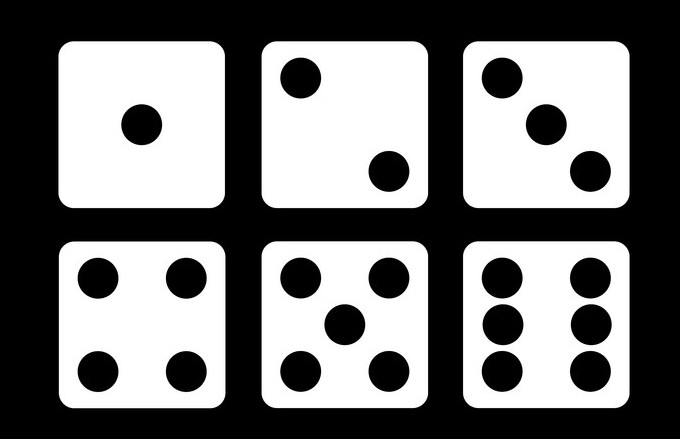
#> input picture images/dice_top_view.jpg, 680 x 439 px
$ jupyter execute 04-object-detection-part-4-contour-detection.ipynb   (shell and % lines are left out)   (older library calls are emulated)
#> lines starting #> are read from the running program, lines starting #| are printed output that depends on the picture; after the words box and inside, x2 and y2 are one past the last pixel; in counts of white or black regions, pixels touching at a corner belong together
# Contour Detection

* Q - what is a contour ?
* A - a curve joining all the continuous points (along the boundary), having same color or intensity

* Q - what is it good for ?
* A - The contours are a useful tool for shape analysis and object detection and recognition

[cell 1]
import cv2
import numpy as np
import matplotlib.pyplot as plt

[cell 2]
def load_img(option):
    ret_img = np.zeros((440,680), np.uint8)
    rect = np.ones((240,480), np.uint8)* 255
    ret_img[100:340, 100:580] = rect
    rect2 = np.zeros((100,100), np.uint8)
    rect3 = np.ones((30,30), np.uint8) * 255
    if option > 0:
        ret_img[170:270, 290:390] = rect2
    if option > 1:
        ret_img[140:240, 140:240] = rect2
    if option > 2:
        ret_img[200:300, 440:540] = rect2
    if option > 3:
        ret_img[10:40, 10:40] = rect3
        ret_img[205:235, 325:355] = rect3
    return ret_img

[cell 3]
img = load_img(0)

[cell 4]
plt.imshow(img,cmap='gray')
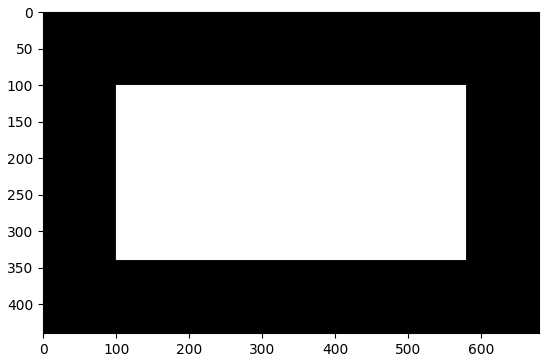
#> figure drawn by matplotlib, 1 panel

**findContours**
The function retrieves contours from an image

Returned values:
    * image: same image as first parameter
    * contours: a list of contours
    * hierarchy: a numpy.ndarray contains the hierarchy of countours (based on the retrieve method)

Parameters:
    * image to scan
    * retrieve method:
      - cv2.RETR_EXTERNAL:Only extracts external contours
      - cv2.RETR_CCOMP: Extracts both internal and external contours organized in a two-level hierarchy
      - cv2.RETR_TREE: Extracts both internal and external contours organized in a  tree graph
      - cv2.RETR_LIST: Extracts all contours without any internal/external relationship
    * Contour Approximation Method:
      - cv.CHAIN_APPROX_NONE: all the boundary points are stored
      - cv.CHAIN_APPROX_SIMPLE: compresses horizontal, vertical, and diagonal segments and leaves only their end points. For example, an up-right rectangular contour is encoded with 4 points


For more details read: <BR>
https://docs.opencv.org/3.1.0/d4/d73/tutorial_py_contours_begin.html <BR>
https://docs.opencv.org/3.4/d9/d8b/tutorial_py_contours_hierarchy.html

[cell 5]
img, contours, hierarchy = cv2.findContours(img, cv2.RETR_TREE, cv2.CHAIN_APPROX_SIMPLE)

[cell 6]
type(contours)

[cell 7]
len(contours)

[cell 8]
contours

**findContours**

This function draws the contours,  It can also be used to draw any shape provided you have its boundary points

Returned value: None

Parameters:
    * Image to draw on
    * Contours list
    * Index of contour to draw (To draw all contours, pass -1)
    * color (please note we usually draw contours on acolor image)
    * thickness (-1 = fill shape)

[cell 9]
img_color = cv2.cvtColor(img, cv2.COLOR_GRAY2RGB)
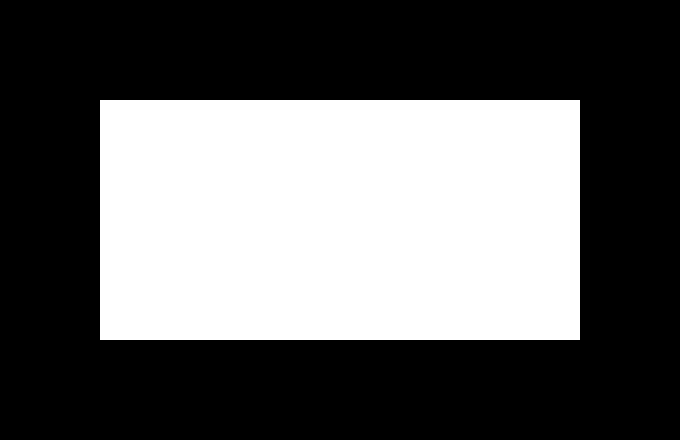
#> img_color: shape (440, 680, 3); 38.5% white; 1 white region, box (x1, y1, x2, y2) and area: (100, 100, 580, 340) 115200
output = cv2.drawContours(img_color, contours, -1, (255,0,0), 4)

[cell 10]
plt.imshow(img_color)

[cell 11]
hierarchy

[cell 12]
img1 = load_img(1)
plt.imshow(img1,cmap='gray')
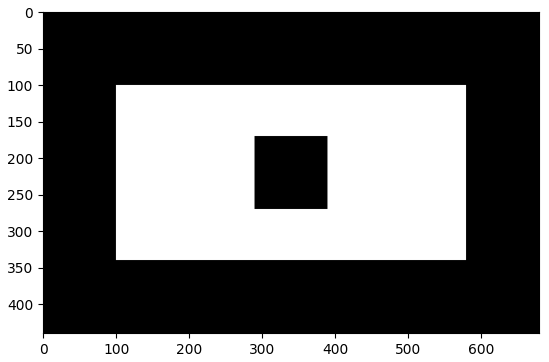
#> figure drawn by matplotlib, 1 panel

[cell 13]
img1, contours, hierarchy = cv2.findContours(img1, cv2.RETR_TREE, cv2.CHAIN_APPROX_SIMPLE)

[cell 14]
contours

[cell 15]
hierarchy

[cell 16]
img1_color = cv2.cvtColor(img1, cv2.COLOR_GRAY2RGB)
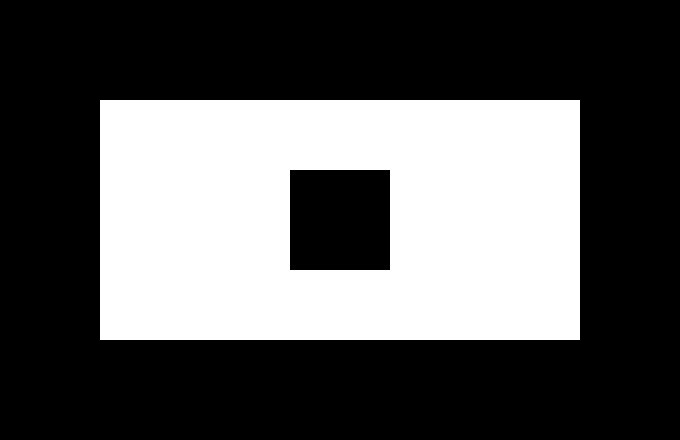
#> img1_color: shape (440, 680, 3); 35.2% white; 1 white region, box (x1, y1, x2, y2) and area: (100, 100, 580, 340) 105200
output = cv2.drawContours(img1_color, contours, -1, (255,0,0), 4)
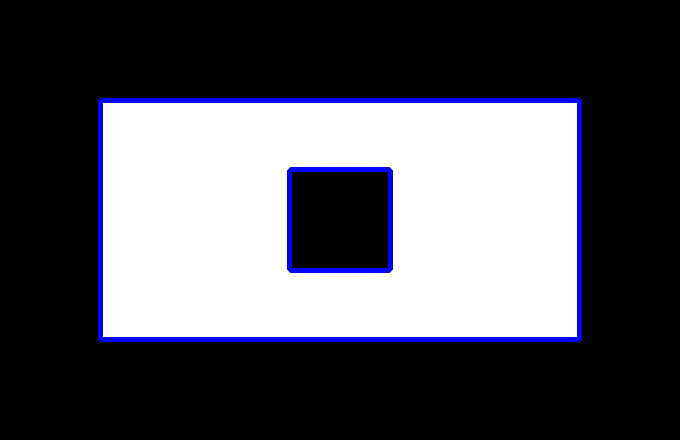
#> output: shape (440, 680, 3); mean B, G, R 92.8, 85, 85
plt.imshow(img1_color)

## More complicated

[cell 17]
img3 = load_img(3)
plt.imshow(img3,cmap='gray')
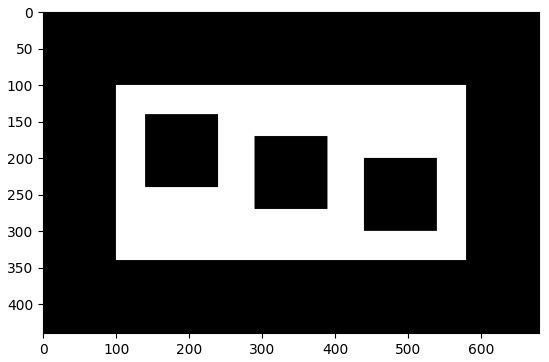
#> figure drawn by matplotlib, 1 panel

[cell 18]
img3, contours, hierarchy = cv2.findContours(img3, cv2.RETR_TREE, cv2.CHAIN_APPROX_SIMPLE)

[cell 19]
contours

[cell 20]
hierarchy

[cell 21]
img3_color = cv2.cvtColor(img3, cv2.COLOR_GRAY2RGB)
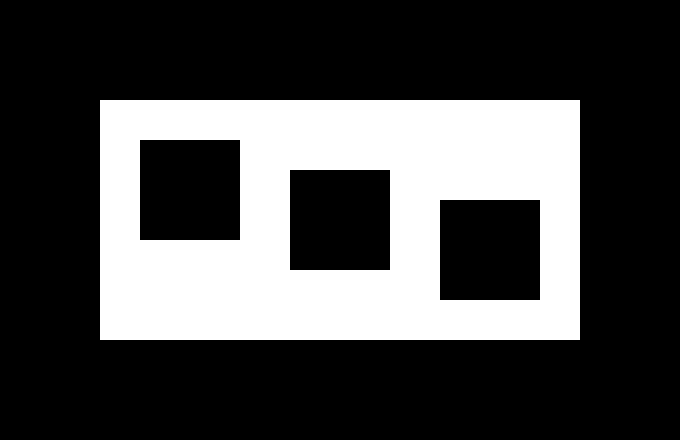
#> img3_color: shape (440, 680, 3); 28.5% white; 1 white region, box (x1, y1, x2, y2) and area: (100, 100, 580, 340) 85200
output = cv2.drawContours(img3_color, contours, -1, (255,0,0), 4)
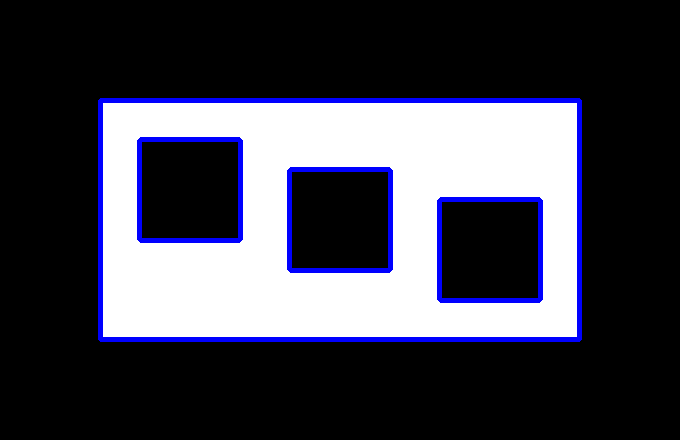
#> output: shape (440, 680, 3); mean B, G, R 77.1, 65.9, 65.9
plt.imshow(img3_color)

## More complicated

[cell 22]
img4 = load_img(4)
plt.imshow(img4,cmap='gray')

[cell 23]
img4, contours, hierarchy = cv2.findContours(img4, cv2.RETR_TREE, cv2.CHAIN_APPROX_SIMPLE)

[cell 24]
contours

[cell 25]
hierarchy

[cell 26]
img4_color = cv2.cvtColor(img4, cv2.COLOR_GRAY2RGB)
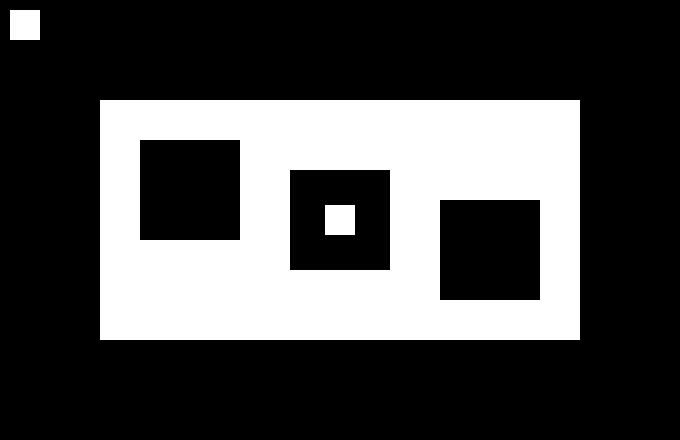
#> img4_color: shape (440, 680, 3); 29.1% white; 3 white regions
output = cv2.drawContours(img4_color, contours, -1, (255,0,0), 4)
plt.imshow(img4_color)

## Now lets examin much more complicated example

[cell 27]
dice = cv2.imread("images/dice_top_view.jpg", cv2.IMREAD_GRAYSCALE)
#> dice is the input picture: shape (439, 680); min 0, max 255, mean 117.8

[cell 28]
dice.shape
#> Out = (439, 680)

[cell 29]
plt.imshow(dice,cmap='gray')

[cell 30]
dice2, contours, hierarchy = cv2.findContours(dice, cv2.RETR_TREE, cv2.CHAIN_APPROX_SIMPLE)
#> contours = 2004 contours, 1948 with area under 20; largest, box (x1, y1, x2, y2) and area: (256, 233, 435, 414) 29825, (256, 33, 435, 214) 29825, (456, 234, 635, 414) 29762, (456, 34, 635, 214) 29762, (56, 232, 232, 416) 29666

[cell 31]
hierarchy
#> Out = 2004 rows, first 6: [1, -1, -1, -1], [2, 0, -1, -1], [3, 1, -1, -1], [4, 2, -1, -1], [5, 3, -1, -1], [6, 4, -1, -1]

[cell 32]
dice_color = cv2.cvtColor(dice, cv2.COLOR_GRAY2RGB)
output = cv2.drawContours(dice_color, contours, -1, (255,0,0), 2)
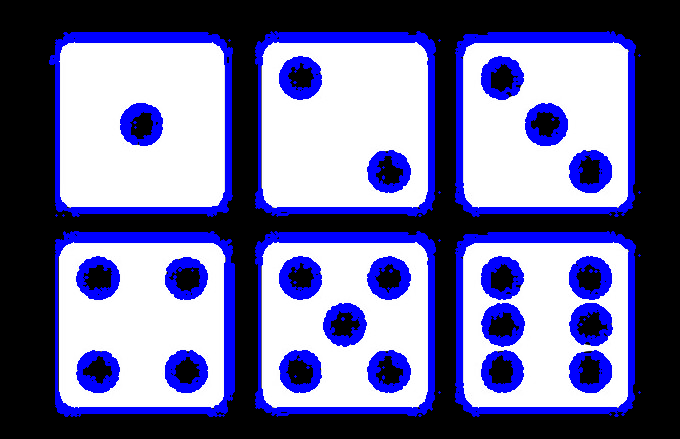
#> output: shape (439, 680, 3); mean B, G, R 156.1, 111.3, 111.3
